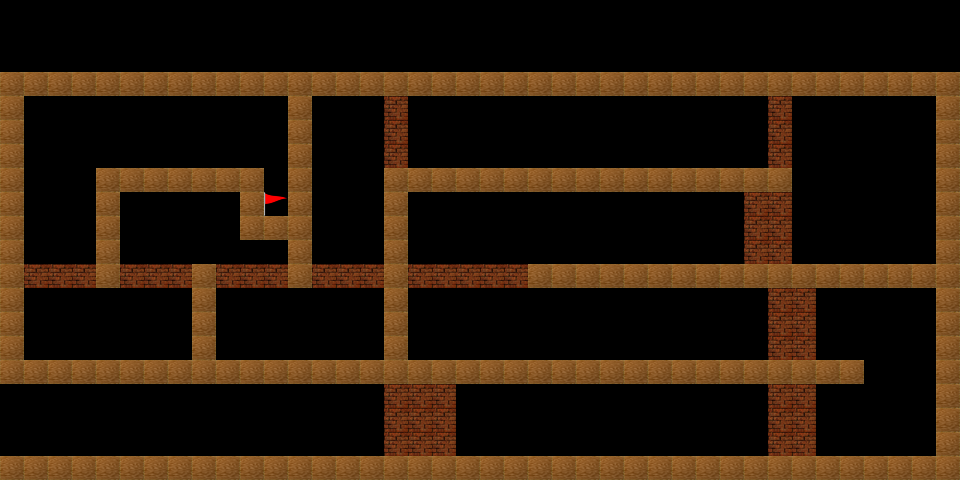

A 2D game scene composited from a Tiled map and its tileset images. What follows is a short description and the map's XML, with each tile layer's data collapsed to a summary:
An orthogonal 40x20 tile map with 24x24 px tiles, 2 tile layers (Terrain, CollisionObj), 2 tilesets.

<map version="1.0" orientation="orthogonal" renderorder="right-down" width="40" height="20" tilewidth="24" tileheight="24" nextobjectid="12">
 <tileset firstgid="1" source="terrain.tsx" />
 <tileset firstgid="17" name="objects" tilewidth="24" tileheight="24" tilecount="10" columns="10">
  <image source="object.png" width="240" height="24" />
  <tile id="0">
   <properties>
    <property name="animation" value="h.png" />
    <property name="animationCount" value="2" />
    <property name="category" value="2" />
   </properties>
  </tile>
  <tile id="1">
   <properties>
    <property name="category" value="4" />
   </properties>
  </tile>
  <tile id="2">
   <properties>
    <property name="category" value="8" />
   </properties>
  </tile>
  <tile id="3">
   <properties>
    <property name="category" value="16" />
   </properties>
  </tile>
  <tile id="4">
   <properties>
    <property name="category" value="32" />
   </properties>
  </tile>
  <tile id="5">
   <properties>
    <property name="category" type="int" value="44" />
   </properties>
  </tile>
  <tile id="6">
   <properties>
    <property name="category" type="int" value="64" />
   </properties>
  </tile>
  <tile id="8">
   <properties>
    <property name="category" type="int" value="22" />
   </properties>
  </tile>
  <tile id="9">
   <properties>
    <property name="category" type="int" value="66" />
   </properties>
  </tile>
 </tileset>
 <layer name="Terrain" width="40" height="20">
  <data>[800 cells, 209 non-empty, 1 distinct tile ids]</data>
 </layer>
 <layer name="CollisionObj" width="40" height="20">
  <data>[800 cells, 51 non-empty, 2 distinct tile ids]</data>
 </layer>
</map>
